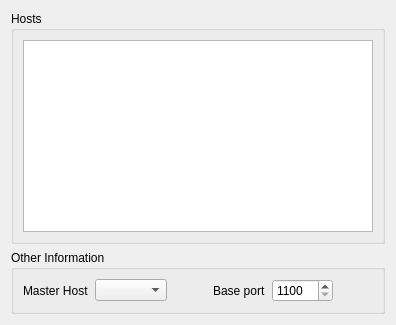
       <widget class="QWidget" name="pageMachines">
        <layout class="QHBoxLayout" name="horizontalLayout_7">
         <item>
          <layout class="QVBoxLayout" name="verticalLayout_10">
           <item>
            <widget class="QGroupBox" name="gpboxHosts">
             <property name="title">
              <string>Hosts</string>
             </property>
             <layout class="QVBoxLayout" name="verticalLayout_9">
              <item>
               <widget class="QTableView" name="tblviewHosts"/>
              </item>
             </layout>
            </widget>
           </item>
           <item>
            <widget class="QGroupBox" name="groupBox_11">
             <property name="title">
              <string>Other Information</string>
             </property>
             <layout class="QHBoxLayout" name="horizontalLayout_13">
              <item>
               <layout class="QHBoxLayout" name="horizontalLayout_8" stretch="10,20,0">
                <item>
                 <widget class="QLabel" name="lbl">
                  <property name="text">
                   <string>Master Host</string>
                  </property>
                 </widget>
                </item>
                <item>
                 <widget class="QComboBox" name="cboxMasterHost"/>
                </item>
                <item>
                 <spacer name="horizontalSpacer_7">
                  <property name="orientation">
                   <enum>Qt::Horizontal</enum>
                  </property>
                  <property name="sizeHint" stdset="0">
                   <size>
                    <width>40</width>
                    <height>20</height>
                   </size>
                  </property>
                 </spacer>
                </item>
               </layout>
              </item>
              <item>
               <layout class="QHBoxLayout" name="horizontalLayout_9" stretch="10,20">
                <item>
                 <widget class="QLabel" name="lbl_2">
                  <property name="text">
                   <string>Base port</string>
                  </property>
                 </widget>
                </item>
                <item>
                 <layout class="QHBoxLayout" name="horizontalLayout_11">
                  <property name="leftMargin">
                   <number>0</number>
                  </property>
                  <property name="topMargin">
                   <number>0</number>
                  </property>
                  <property name="rightMargin">
                   <number>0</number>
                  </property>
                  <property name="bottomMargin">
                   <number>0</number>
                  </property>
                  <item>
                   <widget class="QSpinBox" name="spboxBasePort">
                    <property name="minimum">
                     <number>1100</number>
                    </property>
                    <property name="maximum">
                     <number>64000</number>
                    </property>
                    <property name="singleStep">
                     <number>100</number>
                    </property>
                   </widget>
                  </item>
                  <item>
                   <spacer name="horizontalSpacer_6">
                    <property name="orientation">
                     <enum>Qt::Horizontal</enum>
                    </property>
                    <property name="sizeHint" stdset="0">
                     <size>
                      <width>40</width>
                      <height>20</height>
                     </size>
                    </property>
                   </spacer>
                  </item>
                 </layout>
                </item>
               </layout>
              </item>
             </layout>
            </widget>
           </item>
          </layout>
         </item>
        </layout>
       </widget>
